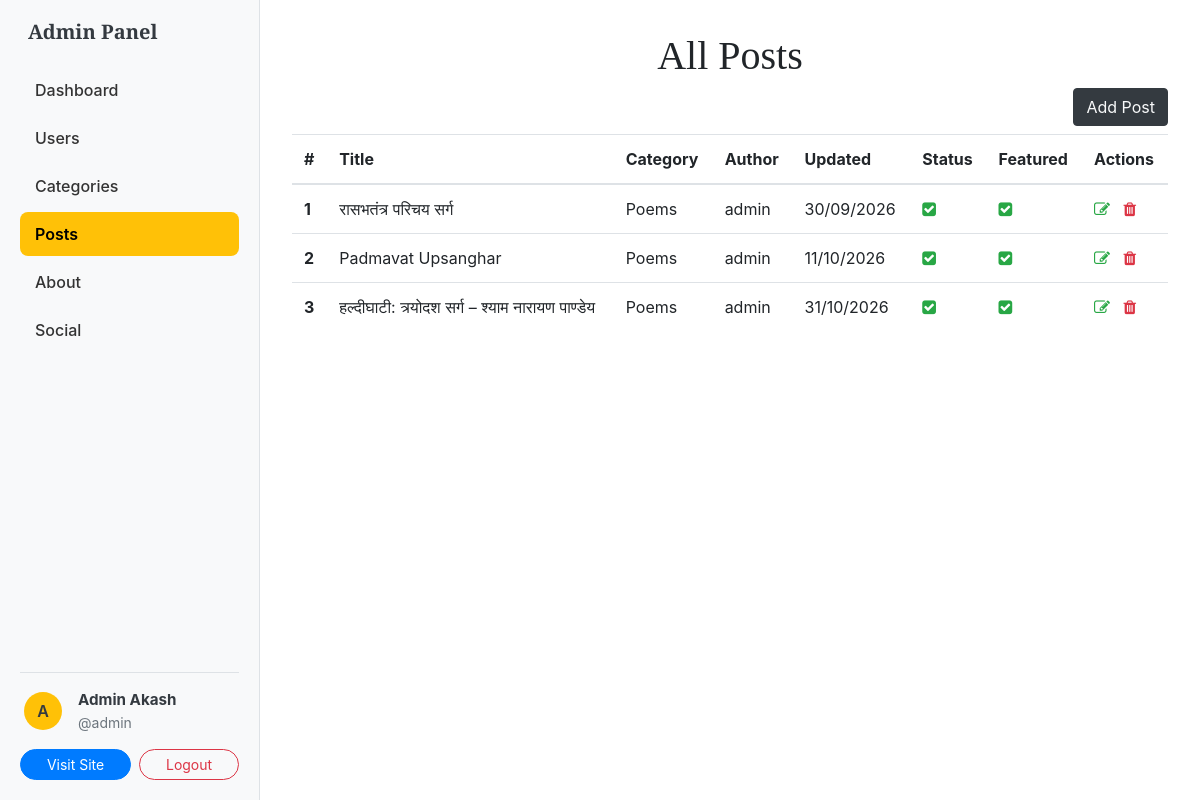
/dashboard/posts/ (signed in), run on an earlier commit of the app's database.
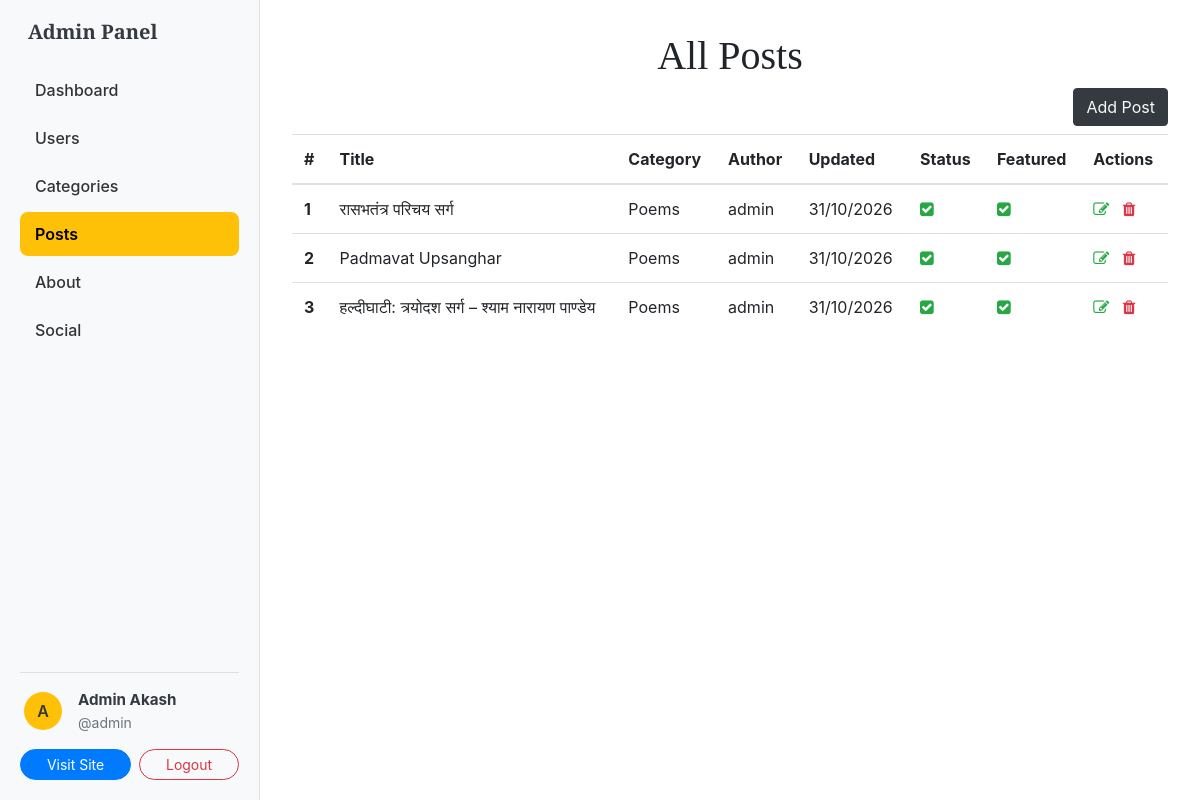
And on a later commit of the database.
### blogs/models.py (models this page shows)
class Blog(models.Model):
    title = models.CharField(max_length=100)
    slug = models.SlugField(max_length=150, unique=True, blank=True)
    category = models.ForeignKey(Category, on_delete=models.CASCADE)
    author = models.ForeignKey(User, on_delete=models.CASCADE)
    featured_image = models.ImageField(upload_to='uploads/%Y/%m/%d')
    short_description = models.TextField(max_length=500)
    blog_body = models.TextField(max_length=20000)
    status = models.CharField(max_length=24,choices=STATUS_CHOICES, default='Draft')
    visits = models.IntegerField(default=0)
    is_featured = models.BooleanField(default=False)
    created_at = models.DateTimeField(auto_now_add=True)
    updated_at = models.DateTimeField(auto_now=True)
    def __str__(self)->str:
        return self.title

class Category(models.Model):
    category_name = models.CharField(max_length=50, unique=True)
    created_at = models.DateTimeField(auto_now_add=True)
    updated_at = models.DateTimeField(auto_now=True)
    class Meta:
        verbose_name_plural = "Categories"
    def __str__(self) -> str:
        return self.category_name

### dashboards/views.py (the view)
# urls.py: path('posts/',views.posts,name='posts'),
@permission_required('blogs.view_blog', login_url='login')
def posts(request):
    posts = Blog.objects.all()
    return render(request, 'dashboard/posts.html', {'posts': posts})

### blogs/context_processors.py (called while the page is built)
def get_categories(request):
    categories = Category.objects.all()
    try:
        about = About.objects.get()
    except:
        about = None
    return dict(categories=categories, about=about)

def get_social_links(request):
    social_links = SocialLink.objects.all()
    return dict(social_links=social_links)

### templates/dashboard/posts.html
{% extends 'base.html' %}
{% block content %}
    <div class="row">
        {% include 'dashboard/sidebar.html' %}
        <div class="col-md-9">
            <h1 class="text-center">All Posts</h1>
            <a href="{% url 'add_post' %}" class="btn btn-dark text-light float-right mb-2">Add Post</a>
            <table class="table">
                <thead>
                <tr>
                    <th scope="col">#</th>
                    <th scope="col">Title</th>
                    <th scope="col">Category</th>
                    <th scope="col">Author</th>
                    <th scope="col">Updated</th>
                    <th scope="col">Status</th>
                    <th scope="col">Featured</th>
                    <th scope="col">Actions</th>
                </tr>
                </thead>
                <tbody>
                {% for post in posts %}
                    <tr>
                        <th scope="row">{{ forloop.counter }}</th>
                        <td>{{ post }}</td>
                        <td>{{ post.category }}</td>
                        <td>{{ post.author }}</td>
                        <td>{{ post.updated_at|date:"j/m/Y" }}</td>
                        <td>
                            {% if post.status == 'Published' %}
                                <i class="fa fa-check-square text-success"></i>
                            {% else %}
                                <i class="fa fa-times text-danger"></i>
                            {% endif %}
                        </td>
                        <td>{% if post.is_featured %}
                            <i class="fa fa-check-square text-success"></i>
                        {% else %}
                            <i class="fa fa-times text-danger"></i>
                        {% endif %}</td>
                        <td>
                            <a href="{% url 'edit_post' post.id %}" class="text-decoration-none"><i
                                    class="fa fa-edit text-success"></i> </a>&nbsp;
                            <a href="{% url 'delete_post' post.id %}"  onclick="return confirm('Are you sure you want to delete this item?');" class="text-decoration-none"><i
                                    class="fa fa-trash text-danger"></i> </a>
                        </td>
                    </tr>
                {% endfor %}
                </tbody>
            </table>
        </div>
    </div>
{% endblock %}

What changed in the data, as far as the page shows it:
changed Blog "रासभतंत्र परिचय सर्ग": updated_at "30/09/2026" → "31/10/2026"
changed Blog "Padmavat Upsanghar": updated_at "11/10/2026" → "31/10/2026"
